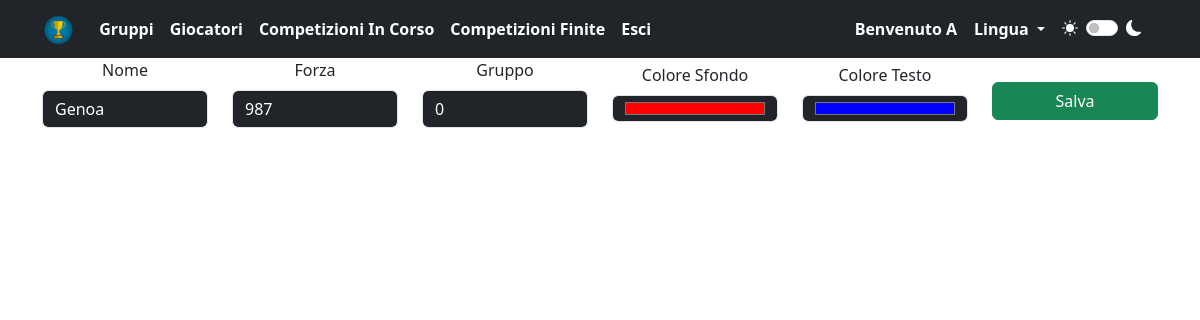
The page /index.php?page=azioni&name=modificasquadra&squadra=Genoa (signed in) on the database its author committed.
### tables this page shows
CREATE TABLE `squadre` (
  `utente` varchar(200) NOT NULL,
  `nome` varchar(200) NOT NULL,
  `forza` int(50) NOT NULL,
  `gruppo` varchar(200) NOT NULL DEFAULT '0',
  `colore1` varchar(200) NOT NULL,
  `colore2` varchar(200) NOT NULL
);

### language/italiano.php (called while the page is built, shortened)
<?php
$VCM_save = "Salva";
$VCM_name = "Nome";
$VCM_strength = "Forza";
$VCM_color1 = "Colore Sfondo";
$VCM_color2 = "Colore Testo";
?>

### azioni.php (the view, shortened to what this page needs)
<div class="container">
    <?php
    $user = $_SESSION['username'];
    if (isset($_GET['name'])  && isset($_GET['squadra'])) {
        $name = $_GET['name'];
        $squadra = $_GET['squadra'];
        if ($name == "modificasquadra") {
            $sql_select = "SELECT * FROM squadre WHERE utente = ? AND nome = ?";
            $stmt_select = $conn->prepare($sql_select);
            $stmt_select->bind_param("ss", $user, $squadra);
            $stmt_select->execute();
            $result_select = $stmt_select->get_result();
            if ($result_select->num_rows > 0) {
                $row = $result_select->fetch_assoc();
                $nome = $row['nome'];
                $forza = $row['forza'];
                $colore_primario = $row['colore1'];
                $colore_secondario = $row['colore2'];
            } else {
                echo $VCM_query1_error . $squadra;
            }
            $query_gruppi = "SELECT nome FROM gruppi WHERE utente = ? ORDER BY nome";
            $stmt_gruppi = $conn->prepare($query_gruppi);
            $stmt_gruppi->bind_param("s", $user);
            $stmt_gruppi->execute();
            $result_gruppi = $stmt_gruppi->get_result();
        }
    ?>
        <form action="index.php?page=azioni&name=modificasquadra&user=<?php echo $user; ?>&squadra=<?php echo urlencode($squadra); ?>" method="post">
            <div class="row align-items-center justify-content-center">
                <div class="col-lg-2 text-center">
                    <div class="mb-3">
                        <label for="<?php echo $VCM_name; ?>" class="form-label"><?php echo $VCM_name; ?></label>
                        <input type="text" class="form-control" id="nome" name="nome" value="<?php echo htmlspecialchars($nome); ?>" required>
                    </div>
                </div>
                <div class="col-lg-2 text-center">
                    <div class="mb-3">
                        <label for="<?php echo $VCM_strength; ?>" class="form-label"><?php echo $VCM_strength; ?></label>
                        <input type="number" class="form-control" id="forza" name="forza" value="<?php echo htmlspecialchars($forza); ?>" required>
                    </div>
                </div>
                <div class="col-lg-2 text-center">
                    <div class="mb-3">
                        <label for="gruppo" class="form-label">Gruppo</label>
                        <select class="form-control" id="gruppo" name="gruppo" required>
                            <?php while ($row = $result_gruppi->fetch_assoc()) : ?>
                                <option value="<?php echo htmlspecialchars($row['nome']); ?>">
                                    <?php echo htmlspecialchars($row['nome']); ?>
                                </option>
                            <?php endwhile; ?>
                        </select>
                    </div>
                </div>
                <div class="col-lg-2 text-center">
                    <div class="mb-3">
                        <label for="<?php echo $VCM_color1; ?>" class="form-label"><?php echo $VCM_color1; ?></label>
                        <input type="color" class="form-control" id="colore_primario" name="colore_primario" value="<?php echo htmlspecialchars($colore_primario); ?>" required>
                    </div>
                </div>
                <div class="col-lg-2 text-center">
                    <div class="mb-3">
                        <label for="<?php echo $VCM_color2; ?>" class="form-label"><?php echo $VCM_color2; ?></label>
                        <input type="color" class="form-control" id="colore_secondario" name="colore_secondario" value="<?php echo htmlspecialchars($colore_secondario); ?>" required>
                    </div>
                </div>
                <div class="col-lg-2">
                    <button type="submit" class="btn btn-success w-100" name="submit_modifica"><?php echo $VCM_save; ?></button>
                </div>
            </div>
        </form>
    <?php
    }
    ?>
</div>

### css/style.css (style rules this page uses)
:root { --primarycolor: #212529; --secondarycolor: #ffffff; --bs-body-color: #ffffff; --bs-body-bg: #212529; --bs-tertiary-bg : #212529; }
body { background-color: var(--secondarycolor); color: var(--primarycolor); }

### rows shown on the page
squadre: nome "Genoa", forza "987", colore_primario "#ff0000", colore_secondario "#0000ff"

### other values the page prints
$VCM_players "Giocatori"
$VCM_comp_in_progress "Competizioni In Corso"
$VCM_comp_finished "Competizioni Finite"
$VCM_logout "Esci"
$VCM_welcome "Benvenuto"
$_SESSION['username'] "A"
$VCM_language "Lingua"
$VCM_name "Nome"
$VCM_strength "Forza"
$VCM_color1 "Colore Sfondo"
$VCM_color2 "Colore Testo"
$VCM_save "Salva"
form field gruppo "0"
